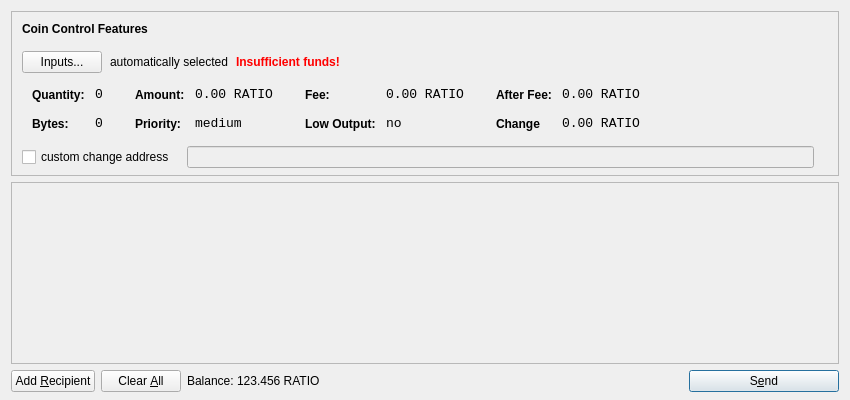
<?xml version="1.0" encoding="UTF-8"?>
<ui version="4.0">
 <class>SendCoinsDialog</class>
 <widget class="QDialog" name="SendCoinsDialog">
  <property name="geometry">
   <rect>
    <x>0</x>
    <y>0</y>
    <width>850</width>
    <height>400</height>
   </rect>
  </property>
  <property name="windowTitle">
   <string>Send Coins</string>
  </property>
  <layout class="QVBoxLayout" name="verticalLayout" stretch="0,1,0">
   <property name="bottomMargin">
    <number>8</number>
   </property>
   <item>
    <widget class="QFrame" name="frameCoinControl">
     <property name="sizePolicy">
      <sizepolicy hsizetype="Expanding" vsizetype="Expanding">
       <horstretch>0</horstretch>
       <verstretch>0</verstretch>
      </sizepolicy>
     </property>
     <property name="maximumSize">
      <size>
       <width>16777215</width>
       <height>16777215</height>
      </size>
     </property>
     <property name="frameShape">
      <enum>QFrame::StyledPanel</enum>
     </property>
     <property name="frameShadow">
      <enum>QFrame::Sunken</enum>
     </property>
     <layout class="QVBoxLayout" name="verticalLayoutCoinControl2">
      <property name="spacing">
       <number>-1</number>
      </property>
      <property name="leftMargin">
       <number>0</number>
      </property>
      <property name="topMargin">
       <number>0</number>
      </property>
      <property name="rightMargin">
       <number>0</number>
      </property>
      <property name="bottomMargin">
       <number>6</number>
      </property>
      <item>
       <layout class="QVBoxLayout" name="verticalLayoutCoinControl" stretch="0,0,0,0,1">
        <property name="spacing">
         <number>0</number>
        </property>
        <property name="leftMargin">
         <number>10</number>
        </property>
        <property name="topMargin">
         <number>10</number>
        </property>
        <item>
         <layout class="QHBoxLayout" name="horizontalLayoutCoinControl1">
          <property name="bottomMargin">
           <number>15</number>
          </property>
          <item>
           <widget class="QLabel" name="labelCoinControlFeatures">
            <property name="sizePolicy">
             <sizepolicy hsizetype="Preferred" vsizetype="Maximum">
              <horstretch>0</horstretch>
              <verstretch>0</verstretch>
             </sizepolicy>
            </property>
            <property name="font">
             <font>
              <weight>75</weight>
              <bold>true</bold>
             </font>
            </property>
            <property name="styleSheet">
             <string notr="true">font-weight:bold;</string>
            </property>
            <property name="text">
             <string>Coin Control Features</string>
            </property>
           </widget>
          </item>
         </layout>
        </item>
        <item>
         <layout class="QHBoxLayout" name="horizontalLayoutCoinControl2" stretch="0,0,0,0">
          <property name="spacing">
           <number>8</number>
          </property>
          <property name="bottomMargin">
           <number>10</number>
          </property>
          <item>
           <widget class="QPushButton" name="pushButtonCoinControl">
            <property name="styleSheet">
             <string notr="true"/>
            </property>
            <property name="text">
             <string>Inputs...</string>
            </property>
           </widget>
          </item>
          <item>
           <widget class="QLabel" name="labelCoinControlAutomaticallySelected">
            <property name="text">
             <string>automatically selected</string>
            </property>
            <property name="margin">
             <number>5</number>
            </property>
           </widget>
          </item>
          <item>
           <widget class="QLabel" name="labelCoinControlInsuffFunds">
            <property name="font">
             <font>
              <weight>75</weight>
              <bold>true</bold>
             </font>
            </property>
            <property name="styleSheet">
             <string notr="true">color:red;font-weight:bold;</string>
            </property>
            <property name="text">
             <string>Insufficient funds!</string>
            </property>
            <property name="margin">
             <number>5</number>
            </property>
           </widget>
          </item>
          <item>
           <spacer name="horizontalSpacerCoinControl">
            <property name="orientation">
             <enum>Qt::Horizontal</enum>
            </property>
            <property name="sizeHint" stdset="0">
             <size>
              <width>40</width>
              <height>1</height>
             </size>
            </property>
           </spacer>
          </item>
         </layout>
        </item>
        <item>
         <widget class="QWidget" name="widgetCoinControl" native="true">
          <property name="sizePolicy">
           <sizepolicy hsizetype="Preferred" vsizetype="Preferred">
            <horstretch>0</horstretch>
            <verstretch>0</verstretch>
           </sizepolicy>
          </property>
          <property name="minimumSize">
           <size>
            <width>0</width>
            <height>0</height>
           </size>
          </property>
          <property name="styleSheet">
           <string notr="true"/>
          </property>
          <layout class="QHBoxLayout" name="horizontalLayoutCoinControl5">
           <property name="margin">
            <number>0</number>
           </property>
           <item>
            <layout class="QHBoxLayout" name="horizontalLayoutCoinControl3" stretch="0,0,0,1">
             <property name="spacing">
              <number>20</number>
             </property>
             <property name="topMargin">
              <number>0</number>
             </property>
             <property name="bottomMargin">
              <number>10</number>
             </property>
             <item>
              <layout class="QFormLayout" name="formLayoutCoinControl1">
               <property name="horizontalSpacing">
                <number>10</number>
               </property>
               <property name="verticalSpacing">
                <number>14</number>
               </property>
               <property name="leftMargin">
                <number>10</number>
               </property>
               <property name="topMargin">
                <number>4</number>
               </property>
               <property name="rightMargin">
                <number>6</number>
               </property>
               <item row="0" column="0">
                <widget class="QLabel" name="labelCoinControlQuantityText">
                 <property name="styleSheet">
                  <string notr="true">font-weight:bold;</string>
                 </property>
                 <property name="text">
                  <string>Quantity:</string>
                 </property>
                 <property name="margin">
                  <number>0</number>
                 </property>
                </widget>
               </item>
               <item row="0" column="1">
                <widget class="QLabel" name="labelCoinControlQuantity">
                 <property name="font">
                  <font>
                   <family>Monospace</family>
                   <pointsize>10</pointsize>
                  </font>
                 </property>
                 <property name="cursor">
                  <cursorShape>IBeamCursor</cursorShape>
                 </property>
                 <property name="contextMenuPolicy">
                  <enum>Qt::ActionsContextMenu</enum>
                 </property>
                 <property name="text">
                  <string>0</string>
                 </property>
                 <property name="margin">
                  <number>0</number>
                 </property>
                 <property name="textInteractionFlags">
                  <set>Qt::LinksAccessibleByMouse|Qt::TextSelectableByKeyboard|Qt::TextSelectableByMouse</set>
                 </property>
                </widget>
               </item>
               <item row="1" column="0">
                <widget class="QLabel" name="labelCoinControlBytesText">
                 <property name="styleSheet">
                  <string notr="true">font-weight:bold;</string>
                 </property>
                 <property name="text">
                  <string>Bytes:</string>
                 </property>
                </widget>
               </item>
               <item row="1" column="1">
                <widget class="QLabel" name="labelCoinControlBytes">
                 <property name="font">
                  <font>
                   <family>Monospace</family>
                   <pointsize>10</pointsize>
                  </font>
                 </property>
                 <property name="cursor">
                  <cursorShape>IBeamCursor</cursorShape>
                 </property>
                 <property name="contextMenuPolicy">
                  <enum>Qt::ActionsContextMenu</enum>
                 </property>
                 <property name="text">
                  <string>0</string>
                 </property>
                 <property name="textInteractionFlags">
                  <set>Qt::LinksAccessibleByMouse|Qt::TextSelectableByKeyboard|Qt::TextSelectableByMouse</set>
                 </property>
                </widget>
               </item>
              </layout>
             </item>
             <item>
              <layout class="QFormLayout" name="formLayoutCoinControl2">
               <property name="horizontalSpacing">
                <number>10</number>
               </property>
               <property name="verticalSpacing">
                <number>14</number>
               </property>
               <property name="leftMargin">
                <number>6</number>
               </property>
               <property name="topMargin">
                <number>4</number>
               </property>
               <property name="rightMargin">
                <number>6</number>
               </property>
               <item row="0" column="0">
                <widget class="QLabel" name="labelCoinControlAmountText">
                 <property name="styleSheet">
                  <string notr="true">font-weight:bold;</string>
                 </property>
                 <property name="text">
                  <string>Amount:</string>
                 </property>
                 <property name="margin">
                  <number>0</number>
                 </property>
                </widget>
               </item>
               <item row="0" column="1">
                <widget class="QLabel" name="labelCoinControlAmount">
                 <property name="font">
                  <font>
                   <family>Monospace</family>
                   <pointsize>10</pointsize>
                  </font>
                 </property>
                 <property name="cursor">
                  <cursorShape>IBeamCursor</cursorShape>
                 </property>
                 <property name="contextMenuPolicy">
                  <enum>Qt::ActionsContextMenu</enum>
                 </property>
                 <property name="text">
                  <string>0.00 RATIO</string>
                 </property>
                 <property name="textInteractionFlags">
                  <set>Qt::LinksAccessibleByMouse|Qt::TextSelectableByKeyboard|Qt::TextSelectableByMouse</set>
                 </property>
                </widget>
               </item>
               <item row="1" column="0">
                <widget class="QLabel" name="labelCoinControlPriorityText">
                 <property name="styleSheet">
                  <string notr="true">font-weight:bold;</string>
                 </property>
                 <property name="text">
                  <string>Priority:</string>
                 </property>
                </widget>
               </item>
               <item row="1" column="1">
                <widget class="QLabel" name="labelCoinControlPriority">
                 <property name="font">
                  <font>
                   <family>Monospace</family>
                   <pointsize>10</pointsize>
                  </font>
                 </property>
                 <property name="cursor">
                  <cursorShape>IBeamCursor</cursorShape>
                 </property>
                 <property name="contextMenuPolicy">
                  <enum>Qt::ActionsContextMenu</enum>
                 </property>
                 <property name="text">
                  <string>medium</string>
                 </property>
                 <property name="textInteractionFlags">
                  <set>Qt::LinksAccessibleByMouse|Qt::TextSelectableByKeyboard|Qt::TextSelectableByMouse</set>
                 </property>
                </widget>
               </item>
              </layout>
             </item>
             <item>
              <layout class="QFormLayout" name="formLayoutCoinControl3">
               <property name="horizontalSpacing">
                <number>10</number>
               </property>
               <property name="verticalSpacing">
                <number>14</number>
               </property>
               <property name="leftMargin">
                <number>6</number>
               </property>
               <property name="topMargin">
                <number>4</number>
               </property>
               <property name="rightMargin">
                <number>6</number>
               </property>
               <item row="0" column="0">
                <widget class="QLabel" name="labelCoinControlFeeText">
                 <property name="styleSheet">
                  <string notr="true">font-weight:bold;</string>
                 </property>
                 <property name="text">
                  <string>Fee:</string>
                 </property>
                 <property name="margin">
                  <number>0</number>
                 </property>
                </widget>
               </item>
               <item row="0" column="1">
                <widget class="QLabel" name="labelCoinControlFee">
                 <property name="font">
                  <font>
                   <family>Monospace</family>
                   <pointsize>10</pointsize>
                  </font>
                 </property>
                 <property name="cursor">
                  <cursorShape>IBeamCursor</cursorShape>
                 </property>
                 <property name="contextMenuPolicy">
                  <enum>Qt::ActionsContextMenu</enum>
                 </property>
                 <property name="text">
                  <string>0.00 RATIO</string>
                 </property>
                 <property name="textInteractionFlags">
                  <set>Qt::LinksAccessibleByMouse|Qt::TextSelectableByKeyboard|Qt::TextSelectableByMouse</set>
                 </property>
                </widget>
               </item>
               <item row="1" column="0">
                <widget class="QLabel" name="labelCoinControlLowOutputText">
                 <property name="styleSheet">
                  <string notr="true">font-weight:bold;</string>
                 </property>
                 <property name="text">
                  <string>Low Output:</string>
                 </property>
                </widget>
               </item>
               <item row="1" column="1">
                <widget class="QLabel" name="labelCoinControlLowOutput">
                 <property name="font">
                  <font>
                   <family>Monospace</family>
                   <pointsize>10</pointsize>
                  </font>
                 </property>
                 <property name="cursor">
                  <cursorShape>IBeamCursor</cursorShape>
                 </property>
                 <property name="contextMenuPolicy">
                  <enum>Qt::ActionsContextMenu</enum>
                 </property>
                 <property name="text">
                  <string>no</string>
                 </property>
                 <property name="textInteractionFlags">
                  <set>Qt::LinksAccessibleByMouse|Qt::TextSelectableByKeyboard|Qt::TextSelectableByMouse</set>
                 </property>
                </widget>
               </item>
              </layout>
             </item>
             <item>
              <layout class="QFormLayout" name="formLayoutCoinControl4">
               <property name="horizontalSpacing">
                <number>10</number>
               </property>
               <property name="verticalSpacing">
                <number>14</number>
               </property>
               <property name="leftMargin">
                <number>6</number>
               </property>
               <property name="topMargin">
                <number>4</number>
               </property>
               <property name="rightMargin">
                <number>6</number>
               </property>
               <item row="0" column="0">
                <widget class="QLabel" name="labelCoinControlAfterFeeText">
                 <property name="styleSheet">
                  <string notr="true">font-weight:bold;</string>
                 </property>
                 <property name="text">
                  <string>After Fee:</string>
                 </property>
                 <property name="margin">
                  <number>0</number>
                 </property>
                </widget>
               </item>
               <item row="0" column="1">
                <widget class="QLabel" name="labelCoinControlAfterFee">
                 <property name="font">
                  <font>
                   <family>Monospace</family>
                   <pointsize>10</pointsize>
                  </font>
                 </property>
                 <property name="cursor">
                  <cursorShape>IBeamCursor</cursorShape>
                 </property>
                 <property name="contextMenuPolicy">
                  <enum>Qt::ActionsContextMenu</enum>
                 </property>
                 <property name="text">
                  <string>0.00 RATIO</string>
                 </property>
                 <property name="textInteractionFlags">
                  <set>Qt::LinksAccessibleByMouse|Qt::TextSelectableByKeyboard|Qt::TextSelectableByMouse</set>
                 </property>
                </widget>
               </item>
               <item row="1" column="0">
                <widget class="QLabel" name="labelCoinControlChangeText">
                 <property name="styleSheet">
                  <string notr="true">font-weight:bold;</string>
                 </property>
                 <property name="text">
                  <string>Change</string>
                 </property>
                </widget>
               </item>
               <item row="1" column="1">
                <widget class="QLabel" name="labelCoinControlChange">
                 <property name="font">
                  <font>
                   <family>Monospace</family>
                   <pointsize>10</pointsize>
                  </font>
                 </property>
                 <property name="cursor">
                  <cursorShape>IBeamCursor</cursorShape>
                 </property>
                 <property name="contextMenuPolicy">
                  <enum>Qt::ActionsContextMenu</enum>
                 </property>
                 <property name="text">
                  <string>0.00 RATIO</string>
                 </property>
                 <property name="textInteractionFlags">
                  <set>Qt::LinksAccessibleByMouse|Qt::TextSelectableByKeyboard|Qt::TextSelectableByMouse</set>
                 </property>
                </widget>
               </item>
              </layout>
             </item>
            </layout>
           </item>
          </layout>
         </widget>
        </item>
        <item>
         <layout class="QHBoxLayout" name="horizontalLayoutCoinControl4" stretch="0,0,0">
          <property name="spacing">
           <number>12</number>
          </property>
          <property name="sizeConstraint">
           <enum>QLayout::SetDefaultConstraint</enum>
          </property>
          <property name="topMargin">
           <number>5</number>
          </property>
          <property name="rightMargin">
           <number>5</number>
          </property>
          <item>
           <widget class="QCheckBox" name="checkBoxCoinControlChange">
            <property name="text">
             <string>custom change address</string>
            </property>
           </widget>
          </item>
          <item>
           <widget class="QLineEdit" name="lineEditCoinControlChange">
            <property name="enabled">
             <bool>false</bool>
            </property>
            <property name="sizePolicy">
             <sizepolicy hsizetype="Expanding" vsizetype="Fixed">
              <horstretch>0</horstretch>
              <verstretch>0</verstretch>
             </sizepolicy>
            </property>
           </widget>
          </item>
          <item>
           <widget class="QLabel" name="labelCoinControlChangeLabel">
            <property name="sizePolicy">
             <sizepolicy hsizetype="Preferred" vsizetype="Expanding">
              <horstretch>0</horstretch>
              <verstretch>0</verstretch>
             </sizepolicy>
            </property>
            <property name="minimumSize">
             <size>
              <width>0</width>
              <height>0</height>
             </size>
            </property>
            <property name="text">
             <string/>
            </property>
            <property name="margin">
             <number>3</number>
            </property>
           </widget>
          </item>
         </layout>
        </item>
        <item>
         <spacer name="verticalSpacerCoinControl">
          <property name="orientation">
           <enum>Qt::Vertical</enum>
          </property>
          <property name="sizeHint" stdset="0">
           <size>
            <width>800</width>
            <height>1</height>
           </size>
          </property>
         </spacer>
        </item>
       </layout>
      </item>
     </layout>
    </widget>
   </item>
   <item>
    <widget class="QScrollArea" name="scrollArea">
     <property name="widgetResizable">
      <bool>true</bool>
     </property>
     <widget class="QWidget" name="scrollAreaWidgetContents">
      <property name="geometry">
       <rect>
        <x>0</x>
        <y>0</y>
        <width>830</width>
        <height>165</height>
       </rect>
      </property>
      <layout class="QVBoxLayout" name="verticalLayout_2">
       <property name="margin">
        <number>0</number>
       </property>
       <item>
        <layout class="QVBoxLayout" name="entries">
         <property name="spacing">
          <number>6</number>
         </property>
        </layout>
       </item>
       <item>
        <spacer name="verticalSpacer">
         <property name="orientation">
          <enum>Qt::Vertical</enum>
         </property>
         <property name="sizeHint" stdset="0">
          <size>
           <width>20</width>
           <height>40</height>
          </size>
         </property>
        </spacer>
       </item>
      </layout>
     </widget>
    </widget>
   </item>
   <item>
    <layout class="QHBoxLayout" name="horizontalLayout">
     <item>
      <widget class="QPushButton" name="addButton">
       <property name="toolTip">
        <string>Send to multiple recipients at once</string>
       </property>
       <property name="text">
        <string>Add &amp;Recipient</string>
       </property>
       <property name="icon">
        <iconset resource="../bitcoin.qrc">
         <normaloff>:/icons/add</normaloff>:/icons/add</iconset>
       </property>
       <property name="autoDefault">
        <bool>false</bool>
       </property>
      </widget>
     </item>
     <item>
      <widget class="QPushButton" name="clearButton">
       <property name="sizePolicy">
        <sizepolicy hsizetype="Minimum" vsizetype="Fixed">
         <horstretch>0</horstretch>
         <verstretch>0</verstretch>
        </sizepolicy>
       </property>
       <property name="toolTip">
        <string>Remove all transaction fields</string>
       </property>
       <property name="text">
        <string>Clear &amp;All</string>
       </property>
       <property name="icon">
        <iconset resource="../bitcoin.qrc">
         <normaloff>:/icons/remove</normaloff>:/icons/remove</iconset>
       </property>
       <property name="autoRepeatDelay">
        <number>300</number>
       </property>
       <property name="autoDefault">
        <bool>false</bool>
       </property>
      </widget>
     </item>
     <item>
      <layout class="QHBoxLayout" name="horizontalLayout_2">
       <property name="spacing">
        <number>3</number>
       </property>
       <item>
        <widget class="QLabel" name="label">
         <property name="sizePolicy">
          <sizepolicy hsizetype="Preferred" vsizetype="Fixed">
           <horstretch>0</horstretch>
           <verstretch>0</verstretch>
          </sizepolicy>
         </property>
         <property name="text">
          <string>Balance:</string>
         </property>
        </widget>
       </item>
       <item>
        <widget class="QLabel" name="labelBalance">
         <property name="sizePolicy">
          <sizepolicy hsizetype="Preferred" vsizetype="Fixed">
           <horstretch>0</horstretch>
           <verstretch>0</verstretch>
          </sizepolicy>
         </property>
         <property name="cursor">
          <cursorShape>IBeamCursor</cursorShape>
         </property>
         <property name="text">
          <string>123.456 RATIO</string>
         </property>
         <property name="textInteractionFlags">
          <set>Qt::LinksAccessibleByMouse|Qt::TextSelectableByKeyboard|Qt::TextSelectableByMouse</set>
         </property>
        </widget>
       </item>
      </layout>
     </item>
     <item>
      <spacer name="horizontalSpacer">
       <property name="orientation">
        <enum>Qt::Horizontal</enum>
       </property>
       <property name="sizeHint" stdset="0">
        <size>
         <width>40</width>
         <height>20</height>
        </size>
       </property>
      </spacer>
     </item>
     <item>
      <widget class="QPushButton" name="sendButton">
       <property name="minimumSize">
        <size>
         <width>150</width>
         <height>0</height>
        </size>
       </property>
       <property name="toolTip">
        <string>Confirm the send action</string>
       </property>
       <property name="text">
        <string>S&amp;end</string>
       </property>
       <property name="icon">
        <iconset resource="../bitcoin.qrc">
         <normaloff>:/icons/send</normaloff>:/icons/send</iconset>
       </property>
       <property name="default">
        <bool>true</bool>
       </property>
      </widget>
     </item>
    </layout>
   </item>
  </layout>
 </widget>
 <resources>
  <include location="../bitcoin.qrc"/>
 </resources>
 <connections/>
</ui>
